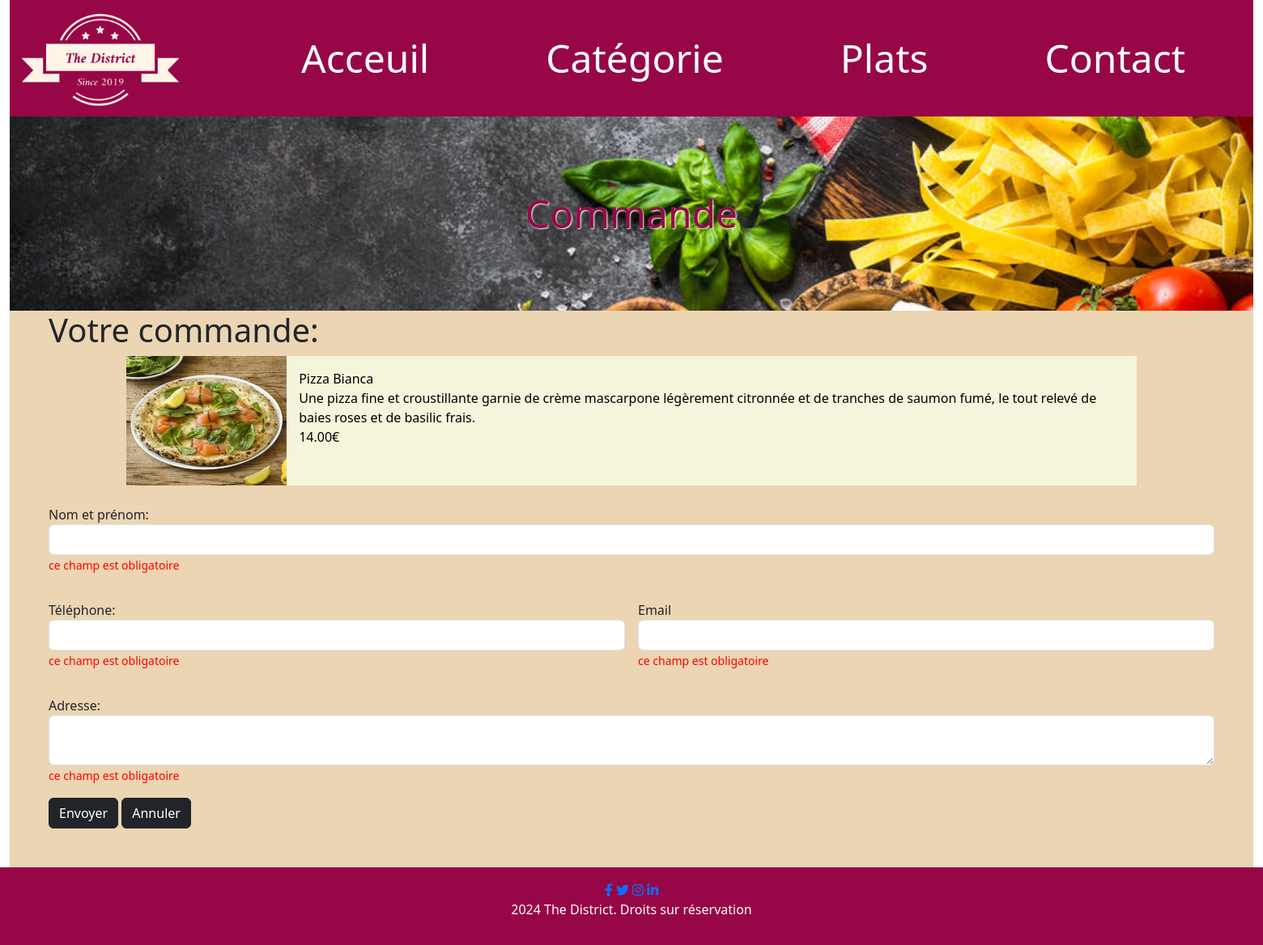
Page /commande.php?plat=5 on the committed database.
### tables this page shows
CREATE TABLE `plat` (
  `id` int(11) NOT NULL AUTO_INCREMENT,
  `libelle` varchar(100) NOT NULL,
  `description` text NOT NULL,
  `prix` decimal(10,2) NOT NULL,
  `image` varchar(255) NOT NULL,
  `id_categorie` int(11) NOT NULL,
  `active` varchar(10) NOT NULL,
  PRIMARY KEY (`id`),
  KEY `id_categorie` (`id_categorie`),
  CONSTRAINT `plat_ibfk_1` FOREIGN KEY (`id_categorie`) REFERENCES `categorie` (`id`)
);

### DAO.php (called while the page is built, shortened)
<?php
class DAO
{
    public function get_plat($plat)
    {
        $db = connexionBase();
        $requete = $db->query("SELECT *
        FROM plat
        WHERE id = $plat");
        $tableau = $requete->fetchAll(PDO::FETCH_OBJ);
        return $tableau;
    }
}

### commande.php (the view, shortened to what this page needs)
<?php
include "DAO.php";
function test_input($data)
{
    $data = trim($data);
    $data = stripslashes($data);
    $data = htmlspecialchars($data);
    return $data;
}
$plat = (test_input($_GET['plat']));
$da0 = new DAO("plat", NULL, NULL);
$tableau=$da0->get_plat($plat);
?>
<!DOCTYPE html>
<html lang="fr">
<head>
    <link href="https://cdn.jsdelivr.net/npm/bootstrap@5.3.3/dist/css/bootstrap.min.css" rel="stylesheet">
    <link rel="stylesheet" href="https://cdnjs.cloudflare.com/ajax/libs/font-awesome/6.0.0-beta3/css/all.min.css">
    <link rel="stylesheet" href="style.css">
</head>
<body>
    <div class="container-fluid">
    <?php
        include("header.php");
        ?>
        <div class="corps">
            <h1 class="ms-5">Votre commande:</h1>
            <?php foreach ($tableau as $plat): ?>
            <div class="plats">
                            <img src="images_the_district/food/<?= $plat->image ?>" class="img-plat" alt="salade cesar">
                            <p class="legende autoscroll">
                                <?= $plat->libelle ?>
                                <br>
                                <?= $plat->description ?>
                                <br>
                                <?= $plat->prix ?>€
                            </p>
                            <?php endforeach ?>
                        </div>
<br>
            <div class="form-group mx-5">
                <form method="post" action="" onsubmit="return checkform2(this)" id="formulaire_contact" class="row g-3">
                    <div class="col-12">
                        <label for="nom">Nom et prénom:</label>
                        <input type="text" name="nom" id="nom" class="form-control" required>
                        <span class="form-text" style="color:red">ce champ est obligatoire</span>
                    </div>
                    <div class="col-md-6">
                        <label for="telephone">Téléphone:</label>
                        <input type="text" name="telephone" id="telephone" class="form-control">
                        <span class="form-text" style="color:red">ce
                            champ est obligatoire</span>
                    </div>
                    <div class="col-md-6">
                        <label for="email">Email</label><input type="email" name="email" id="email" class="form-control"
                            required><span class="form-text" style="color:red">ce champ est obligatoire</span>
                    </div>
                    <div class="col-12">
                        <label for="adresse">Adresse:</label> <textarea name="adresse" id="adresse" value=""
                            class="form-control"></textarea>
                        <span class="form-text" style="color:red">ce champ est
                            obligatoire</span>
                    </div>
                    <div class="col-12">
                        <button type="submit" class="btn btn-dark">Envoyer</button>
                        <button type="reset" class="btn btn-dark">Annuler</button>
                    </div>
                </form>
                <br><br>
            </div>
        </div>
    </div>
    <?php
        include("footer.php");
        ?>
</body>
</html>

### style.css (style rules this page uses)
.corps { background-color: #EBD5B3; height: 100%; }
.plats { height: 20vh; width: 80vw; background-color: beige; color: black; margin: auto; display: flex; }
.img-plat { max-height: auto; width: 15vw; }
.legende { margin-left: auto; margin-right: auto; padding: 1vw; }
.autoscroll { overflow: auto; }

### rows in the picture
plat: image (picture), libelle "Pizza Bianca", description "Une pizza fine et croustillante garnie de crème mascarpone légèrement citronnée et de tranches de saumon fumé, le tout relevé de baies roses et de basilic frais.", prix "14.00"

### other values in the picture
$titre "Commande"
